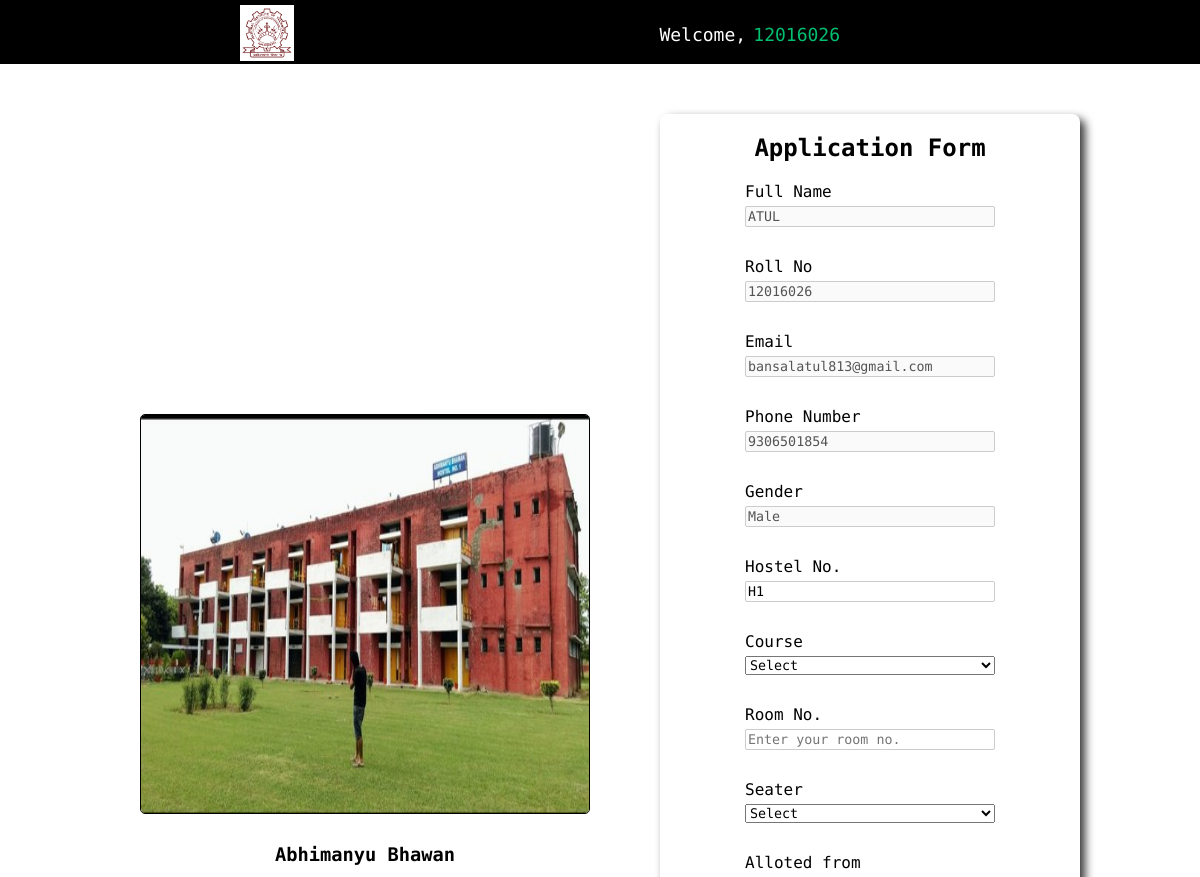
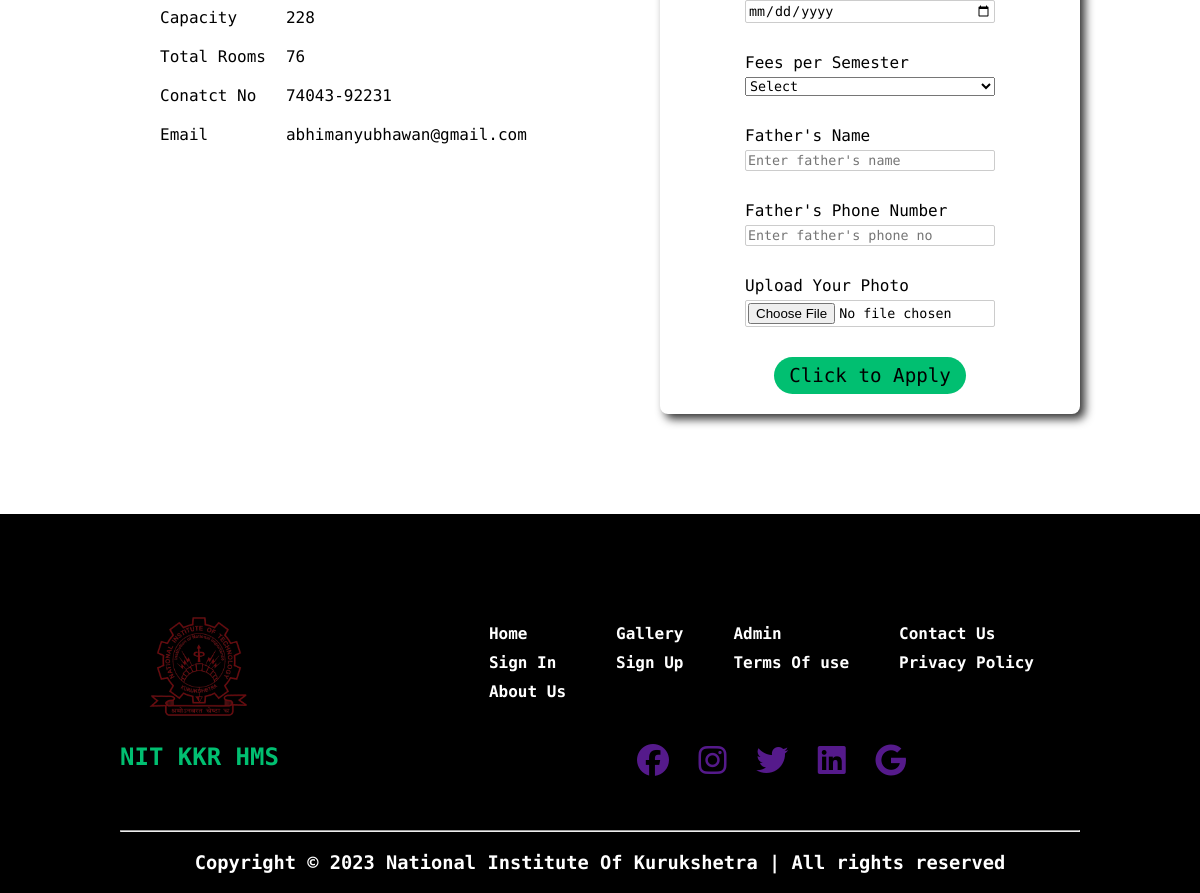
Screenshot of /hostel_detail.php?id=12016026&h_id=1 with the database file from the repository (2 pictures, top to bottom).
### tables this page shows
CREATE TABLE `mhostels` (
  `hostel_id` int(11) NOT NULL,
  `hostel_image` varchar(255) NOT NULL,
  `hostel_name` varchar(255) NOT NULL,
  `hostel_cap` int(11) NOT NULL,
  `hostel_trooms` int(11) NOT NULL,
  `hostel_contact` varchar(255) NOT NULL,
  `hostel_email` varchar(255) NOT NULL
);

CREATE TABLE `students` (
  `student_id` int(11) NOT NULL,
  `student_roll` int(11) NOT NULL,
  `student_name` varchar(255) NOT NULL,
  `student_email` varchar(255) NOT NULL,
  `student_phone` bigint(20) NOT NULL,
  `student_pass` varchar(255) NOT NULL,
  `hostel_no` varchar(255) NOT NULL,
  `room_no` varchar(255) NOT NULL,
  `course` varchar(255) NOT NULL,
  `room_seater` int(11) NOT NULL,
  `father_name` varchar(255) NOT NULL,
  `father_phoneno` bigint(20) NOT NULL,
  `your_photo` varchar(255) NOT NULL,
  `gender` varchar(255) NOT NULL,
  `allot_date` date NOT NULL DEFAULT current_timestamp(),
  `fees` int(11) NOT NULL
);

### hostel_detail.php (the view, shortened to what this page needs)
<?php
include 'partials/db_connect.php';
?>
<!DOCTYPE html>
<html lang="en">
<head>
    <link rel="stylesheet" href="css/about_hostel.css">
</head>
<body>
    <?php
    $rollno = $_GET['id'];
    $sql1 = "SELECT * FROM students WHERE student_roll=$rollno";
    $res1 = mysqli_query($conn, $sql1);
    if ($res1 == true) {
        $count1 = mysqli_num_rows($res1);
        if ($count1 == 1) {
            $rows = mysqli_fetch_assoc($res1);
            $student_name = $rows['student_name'];
            $student_email = $rows['student_email'];
            $student_phone = $rows['student_phone'];
            $gender = $rows['gender'];
        }
    }
    if ($gender == "Male") {
        $hostel_id = $_GET['h_id'];
        $sql = "SELECT * FROM mhostels WHERE hostel_id=$hostel_id";
        $res = mysqli_query($conn, $sql);
        if ($res == true) {
            $count = mysqli_num_rows($res);
            if ($count == 1) {
                $rows = mysqli_fetch_assoc($res);
                $hostel_name = $rows['hostel_name'];
                $hostel_image = $rows['hostel_image'];
                $hostel_capacity = $rows['hostel_cap'];
                $hostel_trooms = $rows['hostel_trooms'];
                $hostel_contact = $rows['hostel_contact'];
                $hostel_email = $rows['hostel_email'];
            }
        }
    }
    ?>
    <div class="nav-content">
        <div class="wrapper">
            <div class="nav-align">
                <div class="nav-logo">
                    <a href=""><img src="image/logo.png" alt="NIT kkr Logo" style="background-color:white;"></a>
                </div>
                <div class="nav-links">
                    <ul class="text-center">
                        <li style="color:white;">Welcome,</li>
                        <li style="color:#01bf71;">
                            <?php echo $rollno; ?>
                        </li>
                    </ul>
                </div>
            </div>
        </div>
    </div>
    <div class="main-content">
        <div class="wrapper">
            <div class="details">
                <div class="photo">
                    <img src="image/Hostel/<?php echo $hostel_image ?>" alt="">
                    <h3>
                        <?php echo $hostel_name ?>
                    </h3>
                    <table style="border-spacing:20px; align-self:flex-start;">
                        <tr>
                            <td>Capacity</td>
                            <td>
                                <?php echo $hostel_capacity ?>
                            </td>
                        </tr>
                        <tr>
                            <td>Total Rooms</td>
                            <td>
                                <?php echo $hostel_trooms ?>
                            </td>
                        </tr>
                        <tr>
                            <td>Conatct No</td>
                            <td>
                                <?php echo $hostel_contact ?>
                            </td>
                        </tr>
                        <tr>
                            <td>Email</td>
                            <td>
                                <?php echo $hostel_email ?>
                            </td>
                        </tr>
                    </table>
                </div>
                <div class="form_detail">
                    <h2 class="text-center">Application Form</h2>
                    <form action="" method="post" enctype="multipart/form-data">
                        <div class="user-details">
                            <div class="input-box">
                                <span>Full Name</span>
                                <input name="name" type="text" value="<?php echo $student_name ?>" disabled>
                            </div>
                            <div class="input-box">
                                <span>Roll No</span>
                                <input type="text" value="<?php echo $rollno ?>" name="rollno" disabled>
                            </div>
                            <div class="input-box">
                                <span>Email</span>
                                <input type="text" value="<?php echo $student_email ?>" name="email" disabled>
                            </div>
                            <div class="input-box">
                                <span>Phone Number</span>
                                <input type="text" value="<?php echo $student_phone ?>" name="phoneno" disabled>
                            </div>
                            <div class="input-box">
                                <span>Gender</span>
                                <input type="text" value="<?php echo $gender ?>" name="gender" disabled>
                            </div>
                            <div class="input-box">
                                <span>Hostel No.</span>
                                <input type="text" value="H<?php echo $hostel_id ?>" required name="hostel_no">
                            </div>
                            <div class="input-box">
                                <span>Course</span>
                                <select name="course" id="course">
                                    <option value="Select">Select</option>
                                </select>
                            </div>
                            <div class="input-box">
                                <span>Room No.</span>
                                <input type="text" placeholder="Enter your room no." name="room_no" required>
                            </div>
                            <div class="input-box">
                                <span>Seater</span>
                                <select name="seater" id="seater">
                                    <option value="Select">Select</option>
                                </select>
                            </div>
                            <div class="input-box">
                                <span>Alloted from</span>
                                <input type="date" placeholder="" name="allot_date" required>
                            </div>
                            <div class="input-box">
                                <span>Fees per Semester</span>
                                <select name="fees" id="fees">
                                    <option value="Select">Select</option>
                                </select>
                            </div>
                            <div class="input-box">
                                <span>Father's Name</span>
                                <input type="text" placeholder="Enter father's name" name="father_name" required>
                            </div>
                            <div class="input-box">
                                <span>Father's Phone Number</span>
                                <input type="text" placeholder="Enter father's phone no" name="father_phoneno"
                                    pattern="[0-9]{10}" required>
                            </div>
                            <div class="input-box">
                                <span>Upload Your Photo</span>
                                <input type="file" name="your_photo" required>
                            </div>
                        </div>
                        <div class="text-center">
                            <input type="submit" value="Click to Apply" name="apply" class="button">
                        </div>
                    </form>
                </div>
            </div>
        </div>
    </div>
    <?php
    include 'partials/footer.php';
    ?>
</body>

### partials/footer.php (shortened to what this page needs)
<footer>
        <section class="footer">
            <div class="wrapper text-center">
                <div class="footer-menu text-center">
                    <div class="foot-logo">
                        <a href=""><img src="image/logo.png" alt="NIT kkr Logo"></a>
                        <h2>NIT KKR HMS</h2>
                    </div>
                    <div class="foot-text">
                        <div class="foot-links">
                            <div>
                                <a href=""><h4>Home</h4></a>
                                <a href=""><h4>Sign In</h4></a>
                                <a href=""><h4>About Us</h4></a>
                            </div>
                            <div>
                                <a href=""><h4>Gallery</h4></a>
                                <a href=""><h4>Sign Up</h4></a>
                            </div>
                            <div>
                                <a href="admin/login.php"><h4>Admin</h4></a>
                                <a href=""><h4>Terms Of use</h4></a>
                            </div>
                            <div>
                                <a href=""><h4>Contact Us</h4></a>
                                <a href=""><h4>Privacy Policy</h4></a>
                            </div>
                        </div>
                        <div class="foot-icon text-center">
                            <a href=""><i class="fa-brands fa-facebook fa-2xl"></i></a>
                            <a href=""><i class="fa-brands fa-instagram fa-2xl"></i></a>
                            <a href=""><i class="fa-brands fa-twitter fa-2xl"></i></a>
                            <a href=""><i class="fa-brands fa-linkedin fa-2xl"></i></a>
                            <a href=""><i class="fa-brands fa-google fa-2xl"></i></a>
                        </div>
                    </div>
                </div>
                <hr class="line">
                <h3 class="last-text text-center">Copyright &copy; 2023 National Institute Of Kurukshetra | All rights reserved</h3>
            </div>
        </section>
    </footer>

### css/about_hostel.css (style rules this page uses)
* { padding: 0; margin: 0; box-sizing: border-box; font-family: "Encode Sans Expanded", sans-serif; }
body { height: 100vh; width: 100vw; overflow-x: hidden !important; }
.wrapper { width: 80%; margin: 0 auto; }
.text-center { text-align: center; }
.nav-content { min-height: 8vh; background-color: black; }
.nav-align { background-color: black; max-height: 8vh; display: flex; justify-content: space-between; gap: 20px; margin-left: 10vw; margin-right: 20vw; }
.nav-logo a img { height: 7vh; padding: 2px; margin-top: 0.6vh; }
.nav-links ul { display: flex; gap: 0.6vw; font-size: large; text-decoration: none; }
.nav-links ul li { margin-top: 3vh; }
.nav-links ul li { list-style-type: none; }
footer { background-color: black; }
.footer-menu { color: white; gap: 100px; display: flex; flex-wrap: wrap; overflow-x: hidden; padding-top: 100px; }
.foot-logo img { width: 100px; }
.foot-logo { padding-right: 100px; }
.foot-logo h2 { padding-top: 20px; color: #01bf71; }
.foot-text { padding: 10px; }
.foot-links { display: flex; flex-wrap: wrap; overflow-x: hidden; gap: 50px; }
.foot-links h4 { padding-bottom: 10px; text-align: left; }
.foot-links a { text-decoration: none; color: white; }
.foot-icon { padding-top: 40px; }
.foot-icon i { padding-left: 20px; }
.line { margin: 50px 0 0 0; }
.last-text { color: white; padding: 20px; }
.main-content { background-color: white; padding-bottom: 100px; }
.details { display: flex; gap: 50px; justify-content: center; align-items: center; }
.photo { display: flex; flex-direction: column; align-items: center; padding: 20px; margin-top: 100px; }
.photo h3 { padding-top: 30px; }
.photo img { max-width: 450px; width: 80vw; height: 50vh; border-radius: 5px; border: 1px solid black; }
.form_detail { max-width: 1000px; width: 90vw; margin-top: 50px; background-color: white; padding: 20px; border-radius: 8px; box-shadow: 5px 5px 10px rgba(1, 1, 1, 0.8); }
.input-box { display: flex; flex-direction: column; gap: 5px; width: 250px; }
input { padding: 2px; border: 1px solid #ccc; border-radius: 2px; }
.user-details { margin-top: 20px; display: flex; flex-wrap: wrap; gap: 30px; justify-content: center; }
.button { margin-top: 30px; padding: 7px 15px; background-color: #01bf71; border: none; border-radius: 20px; font-size: larger; }

### rows the page displays
mhostels: hostel_image (picture), hostel_name "Abhimanyu Bhawan", hostel_cap "228", hostel_trooms "76", hostel_contact "74043-92231", hostel_email "abhimanyubhawan@gmail.com"
students: name "ATUL", email "bansalatul813@gmail.com", phoneno "9306501854", gender "Male"

### other values shown
$rollno "12016026"
